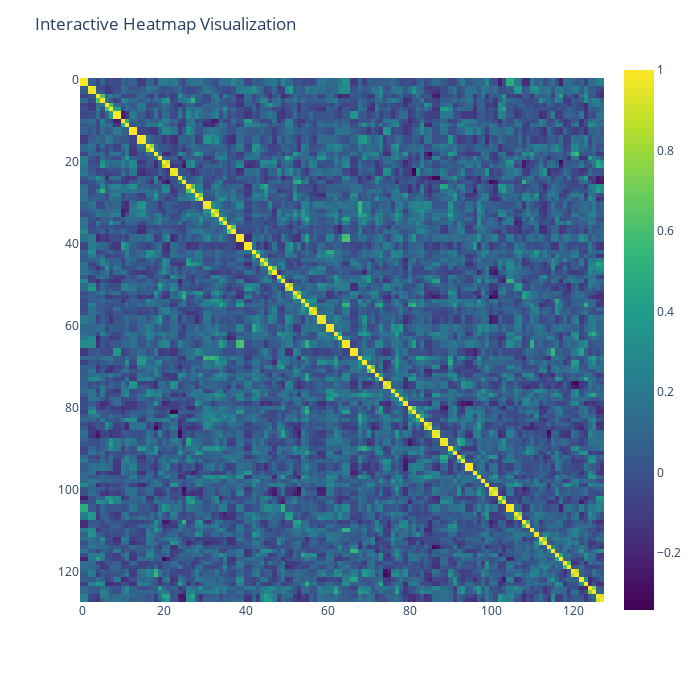

The cell this chart's notebook holds for it:
### Code cell
import plotly.express as px
# 使用Plotly Express创建交互式热力图
fig = px.imshow(tmp.numpy(),  # 确保tensor_sample是numpy数组
                 color_continuous_scale='Viridis',  # 颜色映射表
                 aspect='equal')  # 保持纵横比

# 添加标题
fig.update_layout(title_text='Interactive Heatmap Visualization')
fig.update_layout(width=700, height=700)
# 显示图表
fig.show()

### Figure 1 — Plotly figure (JSON) as saved in the notebook; plotly's stock layout.template omitted (floating-point values rounded to 4 significant figures; data arrays with more than 128 entries replaced by an {"elided": "..."} marker saying what was removed)
{"data": [{"coloraxis": "coloraxis", "hovertemplate": "x: %{x}<br>y: %{y}<br>color: %{z}<extra></extra>", "name": "0", "type": "heatmap", "xaxis": "x", "yaxis": "y", "z": {"elided": "128x128 float values"}}], "layout": {"coloraxis": {"colorscale": [[0, "#440154"], [0.1111, "#482878"], [0.2222, "#3e4989"], [0.3333, "#31688e"], [0.4444, "#26828e"], [0.5556, "#1f9e89"], [0.6667, "#35b779"], [0.7778, "#6ece58"], [0.8889, "#b5de2b"], [1, "#fde725"]]}, "height": 700, "margin": {"t": 60}, "title": {"text": "Interactive Heatmap Visualization"}, "width": 700, "xaxis": {"anchor": "y", "constrain": "domain", "domain": [0, 1], "scaleanchor": "y"}, "yaxis": {"anchor": "x", "autorange": "reversed", "constrain": "domain", "domain": [0, 1]}}}
